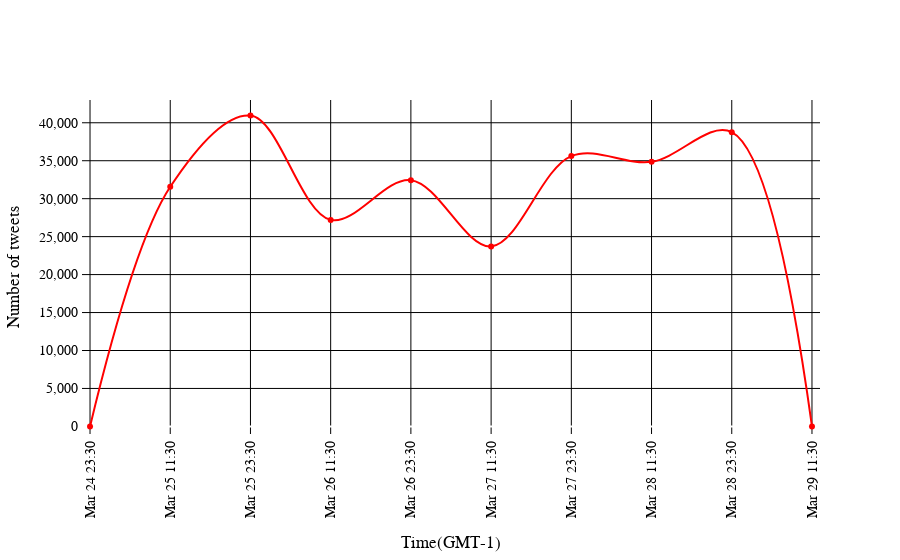

Write notebook code for a chart like this one.
### Code cell
import plotly.express as px
import plotly.graph_objects as go
import numpy as np

y =np.array([0,31562,40960,27205,32442,23713,35611,34859,38756,0])
x= [' Mar 24 23:30','Mar 25 11:30','Mar 25 23:30','Mar 26 11:30','Mar 26 23:30','Mar 27 11:30','Mar 27 23:30','Mar 28 11:30','Mar 28 23:30','Mar 29 11:30']
#xf=np.arange((len(x)))

fig = go.Figure(layout_xaxis_range=[-0.1,9.1],layout_yaxis_range=[-1000,43000])
''''''
fig.add_trace(go.Scatter(x=x, y=y, name="spline",
                    text=["tweak line smoothness<br>with 'smoothing' in line object"],
                    hoverinfo='text+name',
                    line_shape='spline',
                        line_color='rgb(255,0,0)'))
fig.update_layout(
    #title="Plot Title",
    xaxis_title="Time(GMT-1) ",
    yaxis_title="Number of tweets" ,
    plot_bgcolor='white', #rgba(0,0,0,0)
    xaxis = dict(
    showgrid = True,
    zeroline = True,
    showline = True,
    showticklabels = True,
    gridwidth = 1,
    gridcolor='black',
    tickangle=270
    ),
    yaxis = dict(
    showgrid = True,
    zeroline = True,
    showline = True,
    showticklabels = True,
    gridwidth = 1,
    gridcolor='black',
    tickformat=",d"
    ),
    font=dict(
        family="Times",
        size=14,
        color="black"
    )
)
#fig.write_image("graph.png")
#fig.write_image("graph.eps")
#fig.update_xaxes(showgrid=True, gridwidth=0.5, gridcolor='black',tickangle=270,zeroline = True,showline = True, showticklabels = True)
#fig.update_yaxes(showgrid=True, gridwidth=0.5, gridcolor='black',tickformat=",d",zeroline=True,showline = True, showticklabels = True)

### Figure 1 — Plotly figure (JSON) as saved in the notebook; plotly's stock layout.template omitted (floating-point values rounded to 4 significant figures)
{"data": [{"hoverinfo": "text+name", "line": {"color": "rgb(255,0,0)", "shape": "spline"}, "name": "spline", "text": ["tweak line smoothness<br>with 'smoothing' in line object"], "type": "scatter", "x": [" Mar 24 23:30", "Mar 25 11:30", "Mar 25 23:30", "Mar 26 11:30", "Mar 26 23:30", "Mar 27 11:30", "Mar 27 23:30", "Mar 28 11:30", "Mar 28 23:30", "Mar 29 11:30"], "y": [0, 31562, 40960, 27205, 32442, 23713, 35611, 34859, 38756, 0]}], "layout": {"font": {"color": "black", "family": "Times", "size": 14}, "plot_bgcolor": "white", "xaxis": {"gridcolor": "black", "gridwidth": 1, "range": [-0.1, 9.1], "showgrid": true, "showline": true, "showticklabels": true, "tickangle": -90, "title": {"text": "Time(GMT-1) "}, "zeroline": true}, "yaxis": {"gridcolor": "black", "gridwidth": 1, "range": [-1000, 43000], "showgrid": true, "showline": true, "showticklabels": true, "tickformat": ",d", "title": {"text": "Number of tweets"}, "zeroline": true}}}
